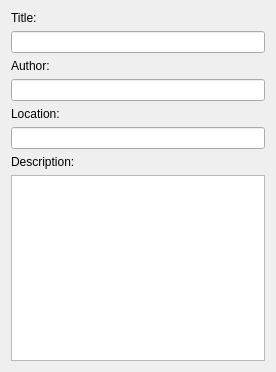
<?xml version="1.0" encoding="UTF-8"?>
<ui version="4.0">
 <class>ProjectInfoWidgetForm</class>
 <widget class="QWidget" name="ProjectInfoWidgetForm">
  <property name="geometry">
   <rect>
    <x>0</x>
    <y>0</y>
    <width>276</width>
    <height>372</height>
   </rect>
  </property>
  <property name="windowTitle">
   <string>Project Information</string>
  </property>
  <layout class="QVBoxLayout" name="verticalLayout_5" stretch="0,0,0,1">
   <item>
    <layout class="QVBoxLayout" name="verticalLayout">
     <item>
      <widget class="QLabel" name="label">
       <property name="text">
        <string>Title:</string>
       </property>
      </widget>
     </item>
     <item>
      <widget class="QLineEdit" name="m_title"/>
     </item>
    </layout>
   </item>
   <item>
    <layout class="QVBoxLayout" name="verticalLayout_2">
     <item>
      <widget class="QLabel" name="label_2">
       <property name="text">
        <string>Author:</string>
       </property>
      </widget>
     </item>
     <item>
      <widget class="QLineEdit" name="m_author"/>
     </item>
    </layout>
   </item>
   <item>
    <layout class="QVBoxLayout" name="verticalLayout_4">
     <item>
      <widget class="QLabel" name="label_4">
       <property name="text">
        <string>Location:</string>
       </property>
      </widget>
     </item>
     <item>
      <widget class="QLineEdit" name="m_location">
       <property name="enabled">
        <bool>true</bool>
       </property>
       <property name="text">
        <string/>
       </property>
       <property name="readOnly">
        <bool>true</bool>
       </property>
      </widget>
     </item>
    </layout>
   </item>
   <item>
    <layout class="QVBoxLayout" name="verticalLayout_3">
     <item>
      <widget class="QLabel" name="label_3">
       <property name="text">
        <string>Description:</string>
       </property>
      </widget>
     </item>
     <item>
      <widget class="QTextEdit" name="m_description"/>
     </item>
    </layout>
   </item>
  </layout>
 </widget>
 <resources/>
 <connections/>
</ui>
